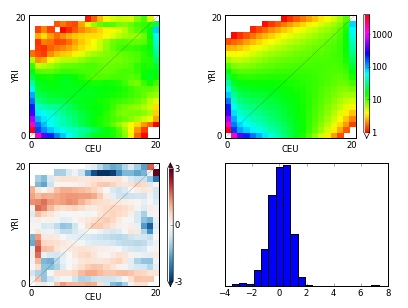

Write the Python code that produced this figure.
# Numpy is the numerical library dadi is built upon
import numpy
from numpy import array

import dadi

# In demographic_models.py, we've defined a custom model for this problem
import demographic_models

# Load the data
data = dadi.Spectrum.from_file('YRI_CEU.fs')
ns = data.sample_sizes

# These are the grid point settings will use for extrapolation.
pts_l = [40,50,60]

# The Demographics1D and Demographics2D modules contain a few simple models,
# mostly as examples. We could use one of those.
func = dadi.Demographics2D.split_mig
# ll for this model: -1136.61
params = array([1.792, 0.426, 0.309, 1.551])
upper_bound = [100, 100, 3, 20]

# Instead, we'll work with our custom model
func = demographic_models.prior_onegrow_mig
# ll for this model: -1066.66
params = array([1.881, 0.0710, 1.845, 0.911, 0.355, 0.111])
# The upper_bound array is for use in optimization. Occasionally the optimizer
# will try wacky parameter values. We in particular want to exclude values with
# very long times, as they will take a long time to evaluate.
upper_bound = [100, 100, 100, 100, 3, 3]
lower_bound = [1e-2, 1e-2, 1e-2, 0, 0, 0]

# Makde the extrapolating version of our demographic model function.
func_ex = dadi.Numerics.make_extrap_log_func(func)
# Calculate the model AFS.
model = func_ex(params, ns, pts_l)
# Likelihood of the data given the model AFS.
ll_model = dadi.Inference.ll_multinom(model, data)
print 'Model log-likelihood:', ll_model
# The optimal value of theta given the model.
theta = dadi.Inference.optimal_sfs_scaling(model, data)

# Perturb our parameter array before optimization. This does so by taking each
# parameter a up to a factor of two up or down.
p0 = dadi.Misc.perturb_params(params, fold=1, upper_bound=upper_bound)
# Do the optimization. By default we assume that theta is a free parameter,
# since it's trivial to find given the other parameters. If you want to fix
# theta, add a multinom=False to the call.
# (This is commented out by default, since it takes several minutes.)
# The maxiter argument restricts how long the optimizer will run. For real 
# runs, you will want to set this value higher, to encourage better
# convergence.
popt = dadi.Inference.optimize_log(p0, data, func_ex, pts_l, 
                                   lower_bound=lower_bound,
                                   upper_bound=upper_bound,
                                   verbose=len(params),
                                   maxiter=3)

print 'Optimized parameters', repr(popt)
model = func_ex(popt, ns, pts_l)
ll_opt = dadi.Inference.ll_multinom(model, data)
print 'Optimized log-likelihood:', ll_opt
# The optimal value of theta given the model and the optimized parameters.
theta_opt = dadi.Inference.optimal_sfs_scaling(model, data)

# Plot a comparison of the resulting fs with the data.
import pylab
pylab.figure()
dadi.Plotting.plot_2d_comp_multinom(model, data, vmin=1, resid_range=3,
                                    pop_ids =('YRI','CEU'))
# This ensures that the figure pops up. It may be unecessary if you are using
# ipython.
pylab.show()
pylab.savefig('YRI_CEU.png', dpi=50)

# Let's generate some data using ms, if you have it installed.
mscore = demographic_models.prior_onegrow_mig_mscore(params)
# I find that it's most efficient to simulate with theta=1 and then scale up.
mscommand = dadi.Misc.ms_command(1., ns, mscore, int(1e6))
## We use Python's os module to call this command from within the script.
## If you have ms installed, uncomment these lines to see the results.
#import os
#os.system('%s > test.msout' % mscommand)
#msdata = dadi.Spectrum.from_ms_file('test.msout')
#pylab.figure()
#dadi.Plotting.plot_2d_comp_multinom(model, theta*msdata, vmin=1,
#                                    pop_ids=('YRI','CEU'))
#pylab.show()

# These are the optimal parameter estimates for this model and data, from long
# optimization runs.
popt = array([ 1.87913514,  0.07206629,  1.77945941,  0.92878784,  0.36389356,
        0.11160405])

# Below here we compare uncertainty estimates from folded and unfolded spectra.
# Estimates are done using the hessian (Fischer Information Matrix).
# Due to linkage in the data, these are underestimates. It is still
# informative, however, to compare the two methods.

# These are the optimal parameters when the spectrum is folded. They can be
# found simply by passing fold=True to the above call to optimize_log.
pfold =  array([1.907,  0.073,  1.830,  0.899,  0.425,  0.113])

# The interface to hessian computation is designed for general functions, so we
# need to define the specific functions of interest here. These functions
# calculate -ll given the logs of the parameters. (Because we work in log
# parameters, the uncertainties we estimate will be *relative* parameter
# uncertainties.)
from dadi.Inference import ll_multinom
func = lambda lp: -ll_multinom(func_ex(numpy.exp(lp), ns, pts_l), data)
foldfunc = lambda lp: -ll_multinom(func_ex(numpy.exp(lp), ns, pts_l).fold(), 
                                   data.fold()) 

# Calculate the two hessians
h = dadi.Hessian.hessian(func, numpy.log(popt), 0.05)
hfold = dadi.Hessian.hessian(foldfunc, numpy.log(pfold), 0.05)

# Now we calculate the *relative* parameter uncertainties.
uncerts = numpy.sqrt(numpy.diag(numpy.linalg.inv(h)))
uncerts_folded = numpy.sqrt(numpy.diag(numpy.linalg.inv(hfold)))

# The increase in uncertainty is not too bad. Tp increasing by 50% is the only
# substantial one.
print uncerts_folded/uncerts - 1

# Now we calculate uncertainty estimates using the Godambe Information Matrix,
# which accounts for linkage in the data that the Hessian approach neglects.
# To use the GIM approach, we need to have spectra from bootstrapping our data.
# Let's load the ones we've provided for the example.
# (We're using Python list comprehension syntax to do this in one line.)
all_boot = [dadi.Spectrum.from_file('bootstraps/{0:02d}.fs'.format(ii)) 
            for ii in range(100)]
# Note that the godambe methods assume that theta is the last parameter in
# the list passed in.
p0 = list(popt)
p0.append(theta_opt)
uncert = dadi.godambe.uncert(func_ex, all_boot, p0, data, 0.01, log=True)
